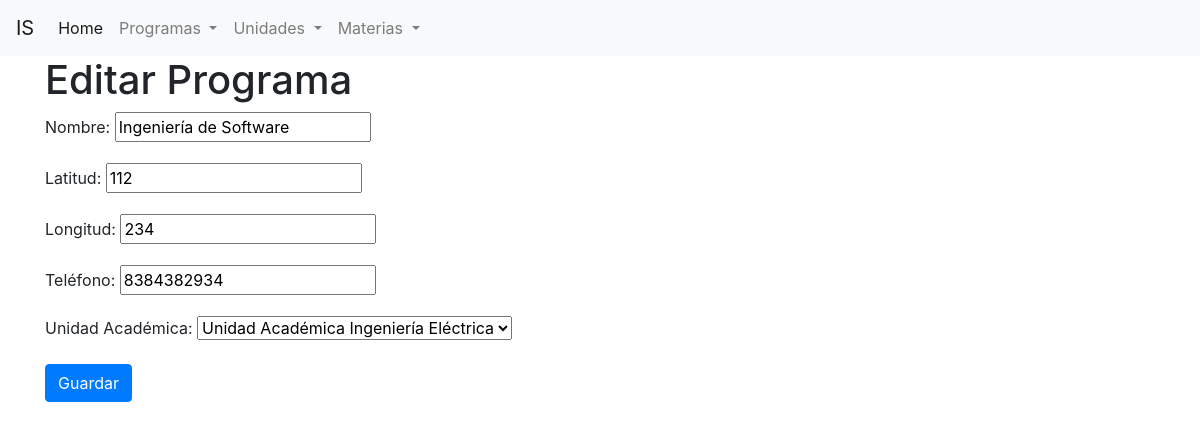
The page /programas/editar/1 on the database its author committed.
### unidades_academicas/models.py (models this page shows, shortened)
class ProgramaAcademico(models.Model):
    clave = models.BigAutoField('Clave', primary_key=True)
    nombre = models.CharField('Nombre', max_length=200)
    latitud = models.CharField(max_length=50)
    longitud = models.CharField(max_length=50)
    telefono = models.CharField('Teléfono', max_length=10, blank=True, null=True)
    unidad_academica = models.ForeignKey("UnidadAcademica", \
        verbose_name='Unidad Académica', on_delete=models.DO_NOTHING)

class UnidadAcademica(models.Model):
    nombre = models.CharField('Nombre', max_length=200)
    direccion = models.CharField('Dirección', max_length=350, default='sin dirección')
    def __str__(self):
        return self.nombre

### unidades_academicas/views.py (the view)
def editar_programa(request, clave):
    programa = ProgramaAcademico.objects.get(clave = clave)
    if request.method == 'POST':
        form = FormPrograma(request.POST, instance = programa)
        if form.is_valid():
            form.save()
            return redirect('lista_programas')
    else:
        form = FormPrograma(instance = programa)
    contexto = {'form': form}
    return render(request, 'editar_programa.html', contexto)

### unidades_academicas/forms.py
class FormPrograma(forms.ModelForm):
    class Meta:
        model = ProgramaAcademico
        fields = '__all__'

### unidades_academicas/templates/editar_programa.html (shortened to what this page needs)
{% extends 'base.html' %}
{% block contenido %}
    <h1> Editar Programa </h1>
    <form method="post">
        {{form.as_p}}
        <button type="submit" class="btn btn-primary">Guardar</button>
    </form>
{% endblock contenido %}

### rows shown on the page
ProgramaAcademico: nombre "Ingeniería de Software", latitud "112", longitud "234", telefono "8384382934", unidad_academica "Unidad Académica Ingeniería Eléctrica"
